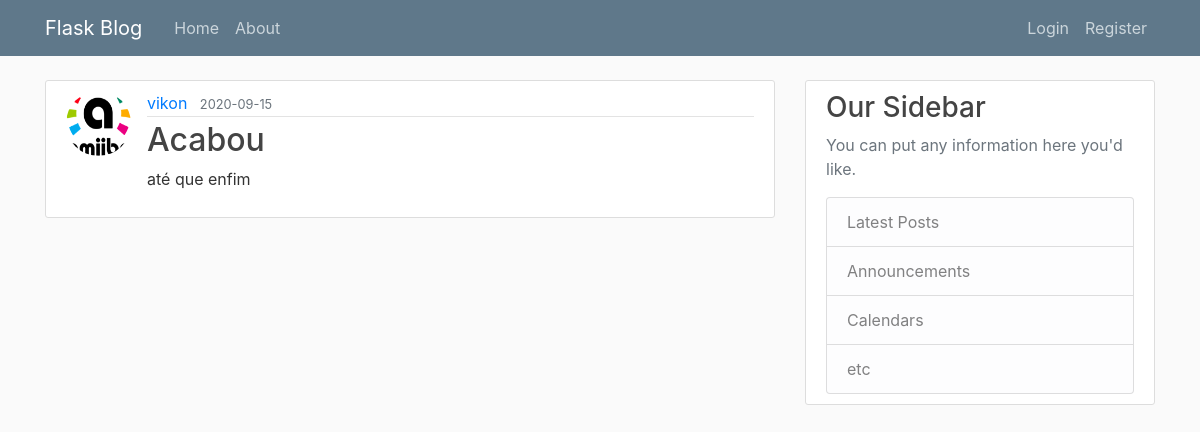
Page /post/11 on the earlier database version.
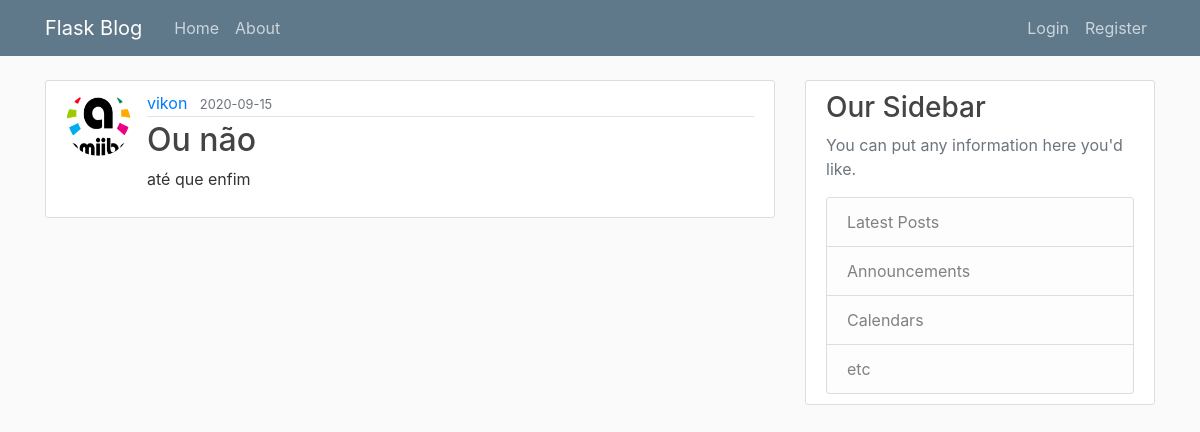
Same page on the later database version.
### flaskblog/models.py (models this page shows, shortened)
class Post(db.Model):
    id = db.Column(db.Integer, primary_key=True)
    title = db.Column(db.String(100), nullable=False)
    date_posted = db.Column(db.DateTime, nullable=False, default=datetime.utcnow)
    content = db.Column(db.Text, nullable=False)
    user_id = db.Column(db.Integer, db.ForeignKey('user.id'), nullable=False)

### flaskblog/posts/routes.py (the view)
@posts.route("/post/<int:post_id>")
def post(post_id):
    post = Post.query.get_or_404(post_id)
    return render_template('post.html', title=post.title, post=post)

### flaskblog/templates/post.html (shortened to what this page needs)
{% extends "layout.html" %}
{% block content %}
  <article class="media content-section">
    <img class="rounded-circle article-img" src="{{ url_for('static', filename='profile_pics/' + post.author.image_file) }}">
    <div class="media-body">
      <div class="article-metadata">
        <a class="mr-2" href="{{ url_for('users.user_posts', username=post.author.username) }}">{{ post.author.username }}</a>
        <small class="text-muted">{{ post.date_posted.strftime('%Y-%m-%d') }}</small>
      </div>
      <h2 class="article-title">{{ post.title }}</h2>
      <p class="article-content">{{ post.content }}</p>
    </div>
  </article>
{% endblock content %}

Differences in the rows shown:
changed Post "até que enfim": title "Acabou" → "Ou não"
